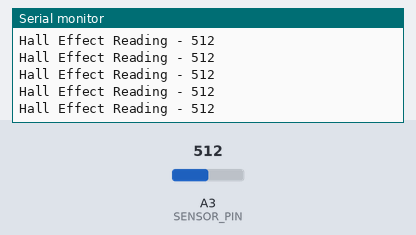
Bench run of a sketch on a simulated Arduino Mega 2560, built with avr-gcc and run on an emulated ATmega2560. On the bench: the last lines printed to the serial monitor. The inputs (shaded band) are chosen by the test bench; at power-on: A3 (SENSOR_PIN) = 512.

Above: at 1.2 s.
1.3 s: A3 (SENSOR_PIN) set to 584
At 1.31 s:
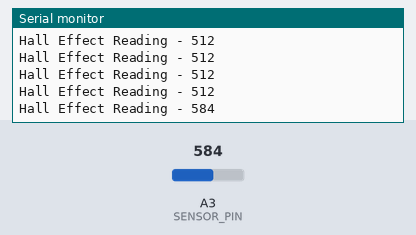
2.8 s: A3 (SENSOR_PIN) set to 612
At 2.82 s:
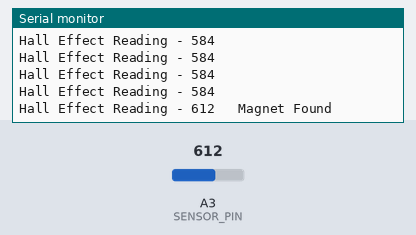
4.7 s: A3 (SENSOR_PIN) set to 985
At 4.74 s:
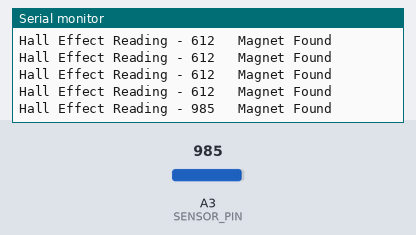
6.2 s: A3 (SENSOR_PIN) set to 1016
At 6.25 s:
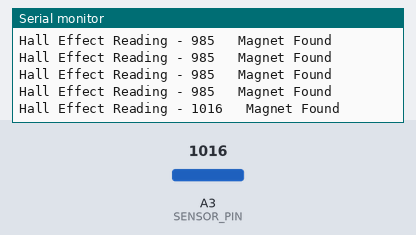
Timing chart, 0 to 9.2 s (numbered marks = the images above; inputs shaded):
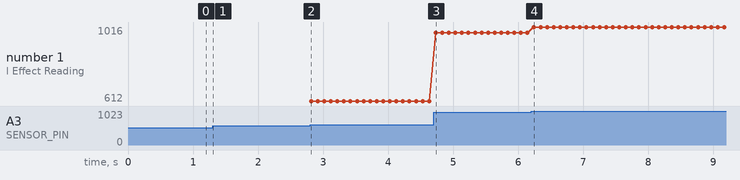

The sketch:

Hall_Test.ino
```cpp
/*
 * Hall Effect Sensor Test Code
 * Written by Nathaniel Brooke
 * With help from Neel Prabhu
 *
 * Hall Effect Sensor Connection: CAUTION MAY BE WRONG
 * Left pin to 5V
 * Center pin to Ground
 * Right pin to A3 (Analog pin 3)
 *
 *  Sensor Top View:
 *          __________
 *    LEFT  \________/  RIGHT
 *
 *
 * LCD Connection:
 * RX to TX3 (pin 14)
 */

#define SENSOR_PIN 3

void setup() {
  Serial.begin(9600); // Initialize Serial to computer
  Serial3.begin(9600); // Initialize Serial to LCD
}

void loop() {
  // Read the magnet strength from the sensor
  int magStrength = analogRead(SENSOR_PIN);

  // Display measurement on serial monitor
  Serial.print("Hall Effect Reading - ");
  Serial.print(magStrength);

  // Display measurement on LCD
  Serial3.write(12); // Clear LCD
  Serial3.print(magStrength); // Print number to LCD

  // Check if magnet found nearby
  if (magStrength > 600 || magStrength < 400) {
    Serial.print("   Magnet Found");
    Serial3.write(13); // Write newline to LCD
    Serial3.write("Magnet Found");
  }

  Serial.println(); // Print newline to serial monitor

  delay(100);
}
```

Measured:
- the behaviour switches between 600 and 601 on A3 (SENSOR_PIN) (found by bisection; images 1 and 2)
- after the input at 1.3 s, the serial monitor: prints a new line at once (image 1)
- after the input at 2.8 s, the serial monitor: prints a new line at once (image 2)
- after the input at 4.7 s, the serial monitor: prints a new line at once (image 3)
- after the input at 6.2 s, the serial monitor: prints a new line after 0.05 s (image 4)
- plotted number 1: 612 → 985 after the input at 4.7 s, 985 → 1016 after the input at 6.2 s
